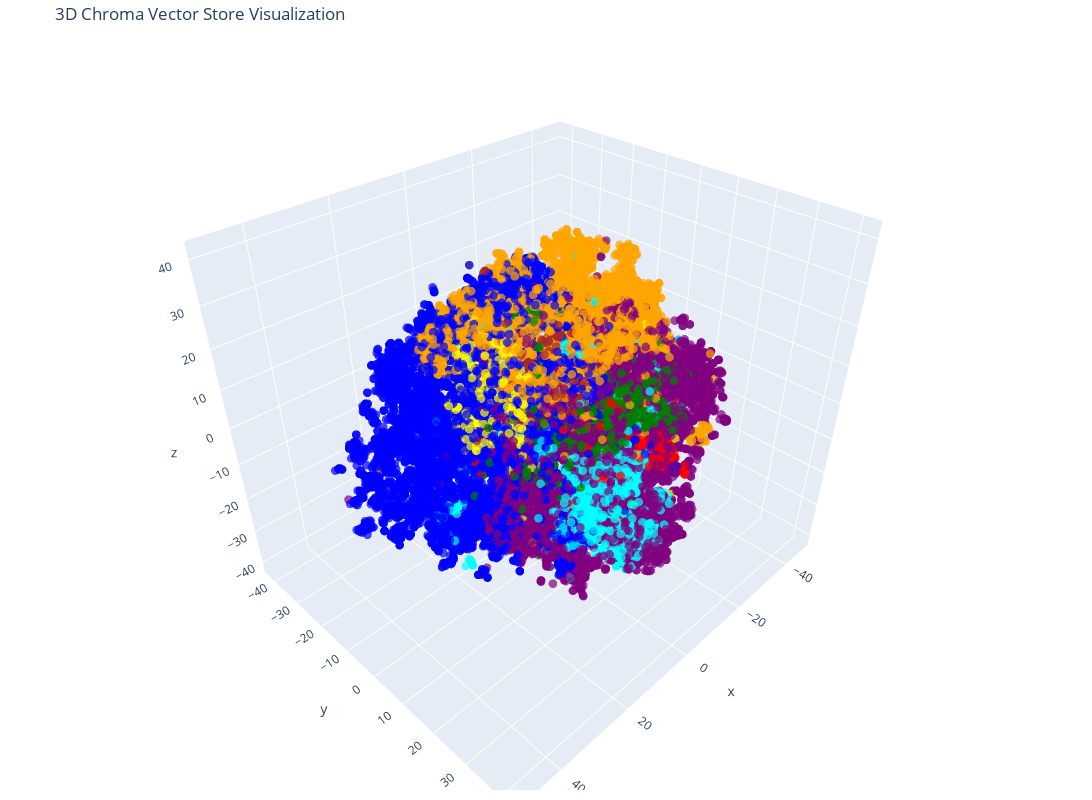

Here is the notebook cell this chart was saved with:
### Code cell
# Create the 3D scatter plot
fig = go.Figure(data=[go.Scatter3d(
    x=reduced_vectors[:, 0],
    y=reduced_vectors[:, 1],
    z=reduced_vectors[:, 2],
    mode='markers',
    marker=dict(size=3, color=colors, opacity=0.7),
)])

fig.update_layout(
    title='3D Chroma Vector Store Visualization',
    scene=dict(xaxis_title='x', yaxis_title='y', zaxis_title='z'),
    width=1200,
    height=800,
    margin=dict(r=20, b=10, l=10, t=40)
)

fig.show()

### Figure 1 — Plotly figure (JSON) as saved in the notebook; plotly's stock layout.template omitted (floating-point values rounded to 4 significant figures; data arrays with more than 128 entries replaced by an {"elided": "..."} marker saying what was removed)
{"data": [{"marker": {"color": {"elided": "30000 str values"}, "opacity": 0.7, "size": 3}, "mode": "markers", "type": "scatter3d", "x": {"elided": "30000 float values"}, "y": {"elided": "30000 float values"}, "z": {"elided": "30000 float values"}}], "layout": {"height": 800, "margin": {"b": 10, "l": 10, "r": 20, "t": 40}, "scene": {"xaxis": {"title": {"text": "x"}}, "yaxis": {"title": {"text": "y"}}, "zaxis": {"title": {"text": "z"}}}, "title": {"text": "3D Chroma Vector Store Visualization"}, "width": 1200}}
